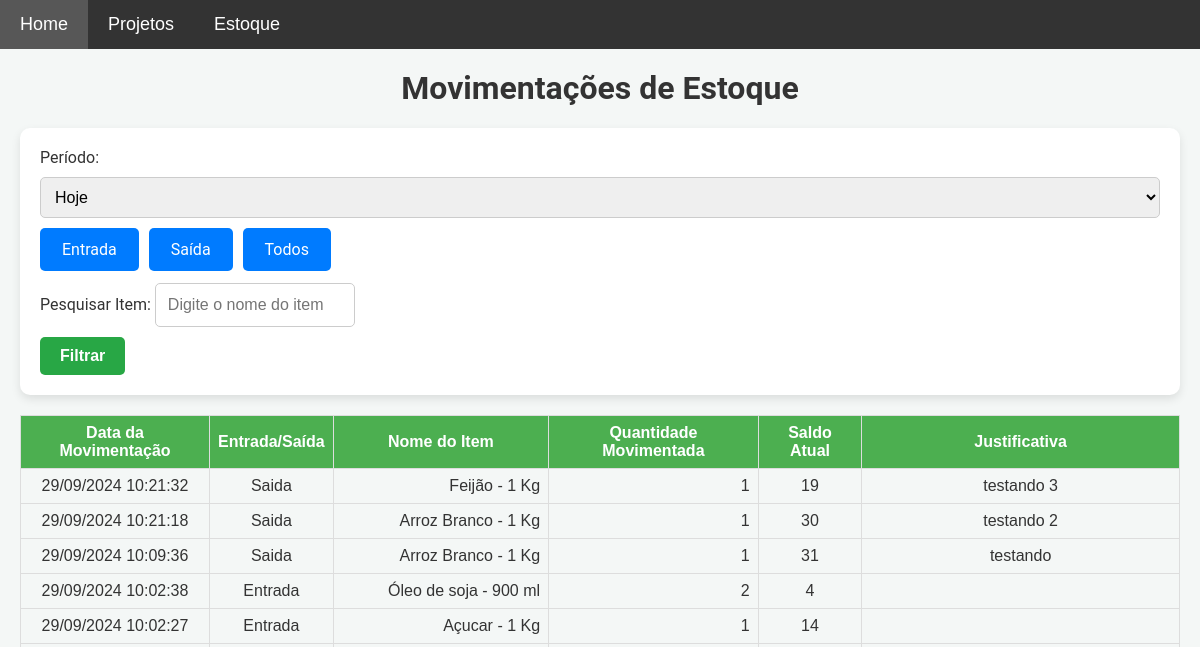
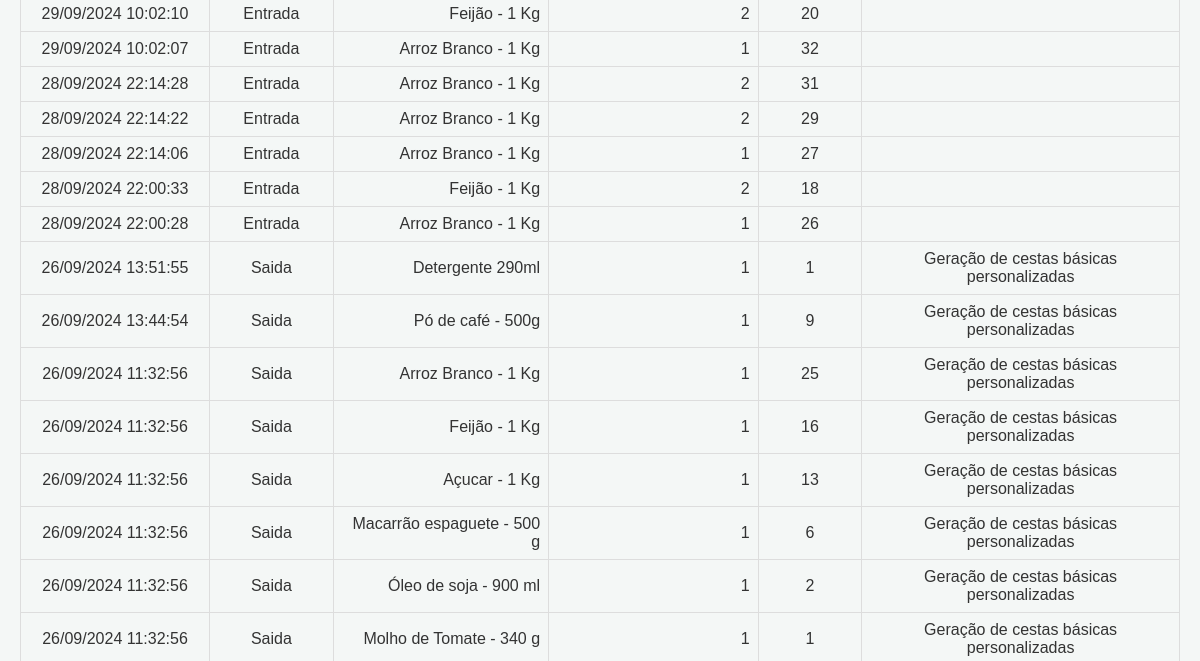
Page /movimentacoes (upper part) on the earlier database version (2 pictures, top to bottom).
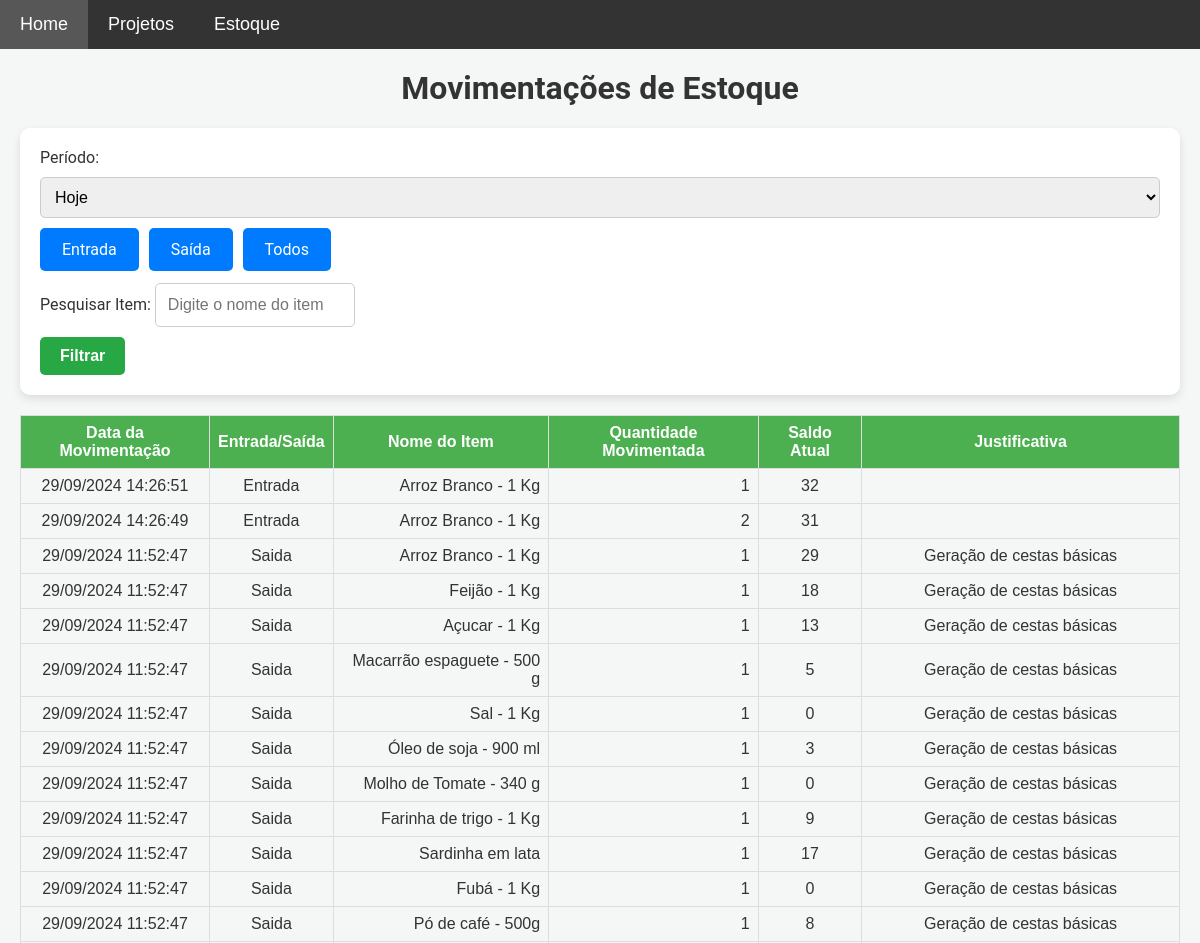
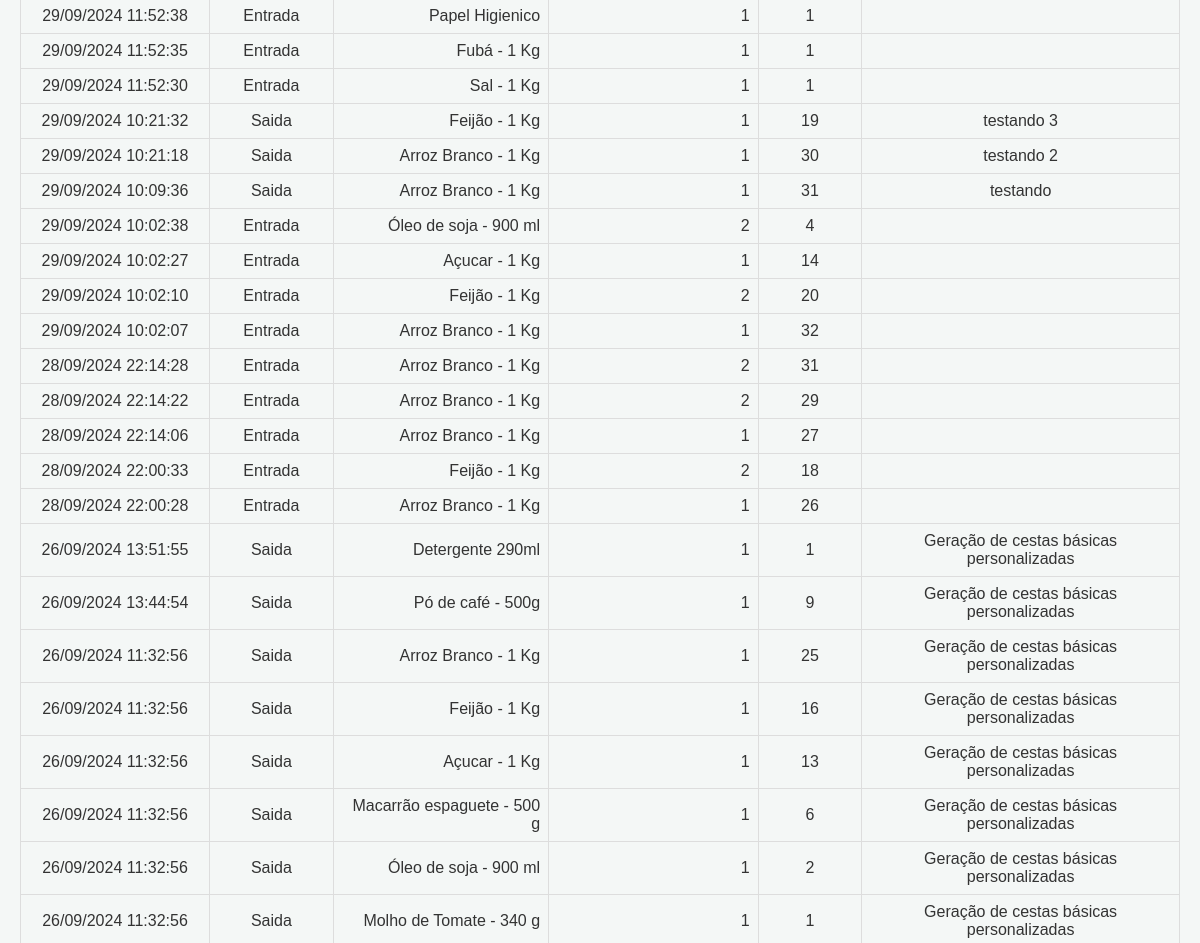
Same page on the later database version (2 pictures, top to bottom).
### models.py (models this page shows)
class MovimentacaoEstoque(db.Model):
    __table_args__ = {'extend_existing': True}
    id = db.Column(db.Integer, primary_key=True)
    item_id = db.Column(db.Integer, db.ForeignKey('item.id'), nullable=False)
    tipo_movimentacao = db.Column(db.String(10), nullable=False)  # 'entrada' ou 'saida'
    quantidade = db.Column(db.Integer, nullable=False)
    data_hora = db.Column(db.DateTime, default=datetime.utcnow)
    justificativa = db.Column(db.String(255), nullable=True, default='')  # Define string vazia como padrão
    saldo_atual = db.Column(db.Integer, nullable=False)  # Adiciona o campo saldo atual
    item = db.relationship('Item', backref=db.backref('movimentacoes', lazy=True))

class Item(db.Model):
    __table_args__ = {'extend_existing': True}  # Estende a tabela existente ao invés de tentar recriá-la
    id = db.Column(db.Integer, primary_key=True)
    nome = db.Column(db.String(100), nullable=False)
    descricao = db.Column(db.Text, nullable=False)
    categoria = db.Column(db.String(50), nullable=False)
    quantidade = db.Column(db.Integer, nullable=False, default=0)
    preco = db.Column(db.Float, nullable=False)

### app.py (the view, shortened to what this page needs)
@app.route('/movimentacoes', methods=['GET'])
def movimentacoes_estoque():
    periodo = request.args.get('periodo')  # Obtém o filtro de período
    tipo_movimentacao = request.args.get('tipo_movimentacao', 'todos')  # Filtro para o tipo de movimentação
    nome_item = request.args.get('nome_item', '').strip()  # Filtro para o nome do item
    query = MovimentacaoEstoque.query.join(Item)
    hoje = datetime.now(tz).date()  # Data de hoje no fuso horário definido
    if periodo == 'hoje':
        query = query.filter(db.func.date(MovimentacaoEstoque.data_hora) == hoje)
    elif periodo == 'semana':
        inicio_semana = hoje - timedelta(days=hoje.weekday())
        query = query.filter(MovimentacaoEstoque.data_hora >= inicio_semana)
    elif periodo == 'mes':
        query = query.filter(db.extract('month', MovimentacaoEstoque.data_hora) == hoje.month, db.extract('year', MovimentacaoEstoque.data_hora) == hoje.year)
    elif periodo == 'ano':
        query = query.filter(db.extract('year', MovimentacaoEstoque.data_hora) == hoje.year)
    elif periodo == 'ultimos_30_dias':
        ultimos_30_dias = hoje - timedelta(days=30)
        query = query.filter(MovimentacaoEstoque.data_hora >= ultimos_30_dias)
    elif periodo == 'ultimos_12_meses':
        ultimos_12_meses = hoje.replace(year=hoje.year - 1)
        query = query.filter(MovimentacaoEstoque.data_hora >= ultimos_12_meses)
    if tipo_movimentacao in ['entrada', 'saida']:
        query = query.filter(MovimentacaoEstoque.tipo_movimentacao == tipo_movimentacao)
    movimentacoes = query.order_by(MovimentacaoEstoque.data_hora.desc()).all()
    if nome_item:
        nome_item_normalizado = remover_acentos(nome_item).lower()
        movimentacoes = [m for m in movimentacoes if remover_acentos(m.item.nome).lower().find(nome_item_normalizado) != -1]
    return render_template('movimentacoes.html', movimentacoes=movimentacoes, tz=tz)  # Renderiza o template com as movimentações

### templates/movimentacoes.html (shortened to what this page needs)
{% extends 'base.html' %}
{% block content %}
    <h1>Movimentações de Estoque</h1>
    <form method="GET" action="{{ url_for('movimentacoes_estoque') }}">
        <label for="periodo">Período:</label>
        <select name="periodo" id="periodo">
            <option value="hoje" {% if request.args.get('periodo') == 'hoje' %}selected{% endif %}>Hoje</option>
        </select>
        <div class="radio-buttons">
            <label for="entrada" class="btn">Entrada</label>
            <label for="saida" class="btn">Saída</label>
            <label for="todos" class="btn">Todos</label>
        </div>
        <div class="search-bar">
            <label for="nome_item">Pesquisar Item:</label>
            <input type="text" name="nome_item" id="nome_item" placeholder="Digite o nome do item" value="{{ request.args.get('nome_item', '') }}">
        </div>
        <button type="submit">Filtrar</button>
    </form>
    <table class="estoque-table">
        <thead>
            <tr>
                <th>Data da Movimentação</th>
                <th>Entrada/Saída</th>
                <th>Nome do Item</th>
                <th>Quantidade Movimentada</th>
                <th>Saldo Atual</th>
                <th>Justificativa</th>
            </tr>
        </thead>
        <tbody>
            {% for movimentacao in movimentacoes %}
            <tr>
                <td>{{ movimentacao.data_hora.astimezone(tz).strftime('%d/%m/%Y %H:%M:%S') }}</td>
                <td>{{ movimentacao.tipo_movimentacao | capitalize }}</td>
                <td>{{ movimentacao.item.nome }}</td>
                <td>{{ movimentacao.quantidade }}</td>
                <td>{{ movimentacao.saldo_atual }}</td>
                <td>{{ movimentacao.justificativa }}</td>
            </tr>
            {% endfor %}
        </tbody>
    </table>
{% endblock %}

Differences in the rows shown:
added MovimentacaoEstoque: data_hora.astimezone "29/09/2024 14:26:51", tipo_movimentacao "Entrada", item.nome "Arroz Branco - 1 Kg", quantidade "1", saldo_atual "32"
added MovimentacaoEstoque: data_hora.astimezone "29/09/2024 14:26:49", tipo_movimentacao "Entrada", item.nome "Arroz Branco - 1 Kg", quantidade "2", saldo_atual "31"
added MovimentacaoEstoque: data_hora.astimezone "29/09/2024 11:52:47", tipo_movimentacao "Saida", item.nome "Arroz Branco - 1 Kg", quantidade "1", saldo_atual "29", justificativa "Geração de cestas básicas"
added MovimentacaoEstoque: data_hora.astimezone "29/09/2024 11:52:47", tipo_movimentacao "Saida", item.nome "Feijão - 1 Kg", quantidade "1", saldo_atual "18", justificativa "Geração de cestas básicas"
added MovimentacaoEstoque: data_hora.astimezone "29/09/2024 11:52:47", tipo_movimentacao "Saida", item.nome "Açucar - 1 Kg", quantidade "1", saldo_atual "13", justificativa "Geração de cestas básicas"
added MovimentacaoEstoque: data_hora.astimezone "29/09/2024 11:52:47", tipo_movimentacao "Saida", item.nome "Macarrão espaguete - 500 g", quantidade "1", saldo_atual "5", justificativa "Geração de cestas básicas"
added MovimentacaoEstoque: data_hora.astimezone "29/09/2024 11:52:47", tipo_movimentacao "Saida", item.nome "Sal - 1 Kg", quantidade "1", saldo_atual "0", justificativa "Geração de cestas básicas"
added MovimentacaoEstoque: data_hora.astimezone "29/09/2024 11:52:47", tipo_movimentacao "Saida", item.nome "Óleo de soja - 900 ml", quantidade "1", saldo_atual "3", justificativa "Geração de cestas básicas"
added MovimentacaoEstoque: data_hora.astimezone "29/09/2024 11:52:47", tipo_movimentacao "Saida", item.nome "Molho de Tomate - 340 g", quantidade "1", saldo_atual "0", justificativa "Geração de cestas básicas"
added MovimentacaoEstoque: data_hora.astimezone "29/09/2024 11:52:47", tipo_movimentacao "Saida", item.nome "Farinha de trigo - 1 Kg", quantidade "1", saldo_atual "9", justificativa "Geração de cestas básicas"
added MovimentacaoEstoque: data_hora.astimezone "29/09/2024 11:52:47", tipo_movimentacao "Saida", item.nome "Sardinha em lata", quantidade "1", saldo_atual "17", justificativa "Geração de cestas básicas"
added MovimentacaoEstoque: data_hora.astimezone "29/09/2024 11:52:47", tipo_movimentacao "Saida", item.nome "Fubá - 1 Kg", quantidade "1", saldo_atual "0", justificativa "Geração de cestas básicas"
added MovimentacaoEstoque: data_hora.astimezone "29/09/2024 11:52:47", tipo_movimentacao "Saida", item.nome "Pó de café - 500g", quantidade "1", saldo_atual "8", justificativa "Geração de cestas básicas"
added MovimentacaoEstoque: data_hora.astimezone "29/09/2024 11:52:38", tipo_movimentacao "Entrada", item.nome "Papel Higienico", quantidade "1", saldo_atual "1"
added MovimentacaoEstoque: data_hora.astimezone "29/09/2024 11:52:35", tipo_movimentacao "Entrada", item.nome "Fubá - 1 Kg", quantidade "1", saldo_atual "1"
added MovimentacaoEstoque: data_hora.astimezone "29/09/2024 11:52:30", tipo_movimentacao "Entrada", item.nome "Sal - 1 Kg", quantidade "1", saldo_atual "1"
